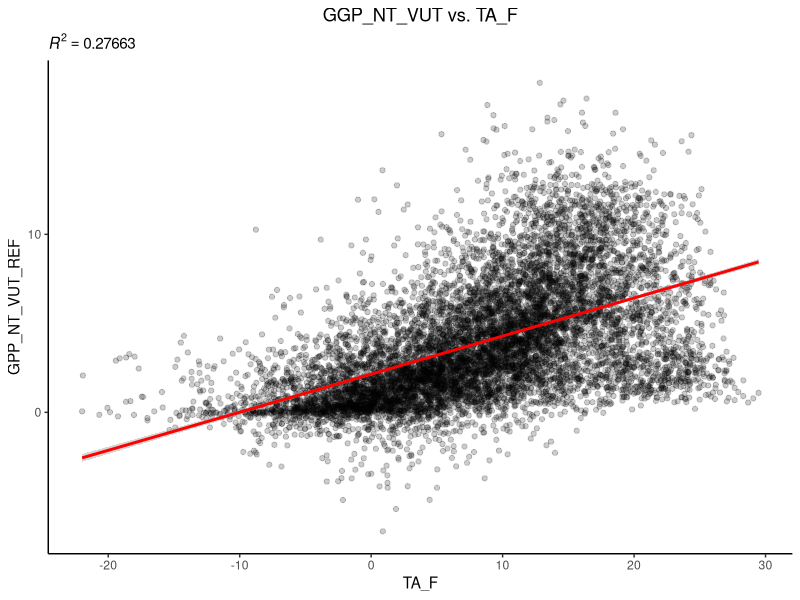
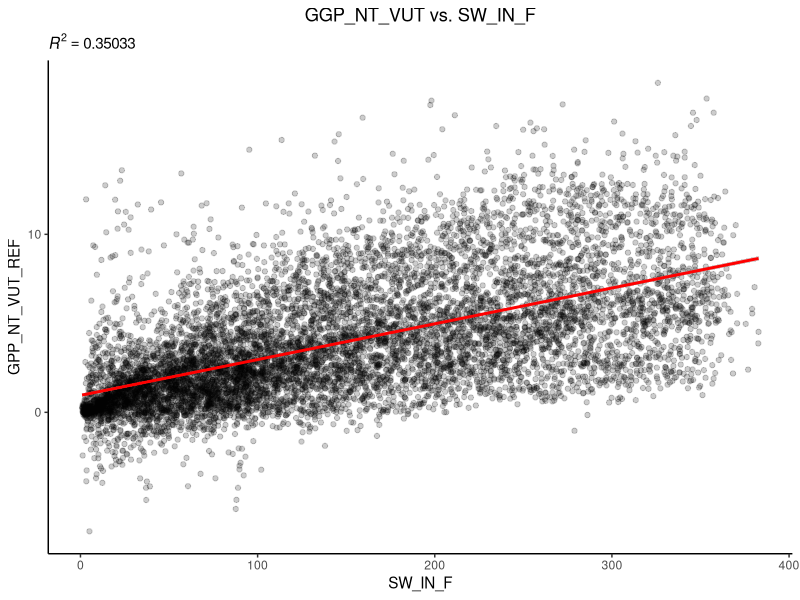
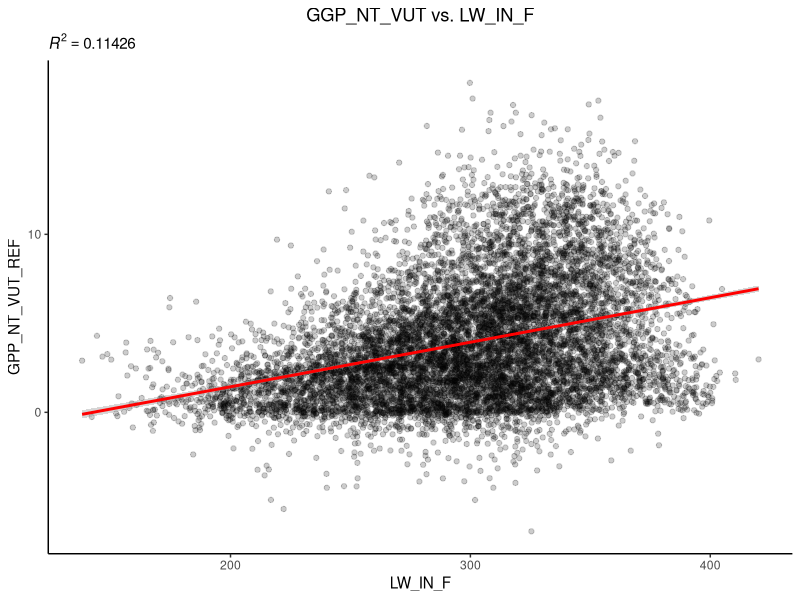
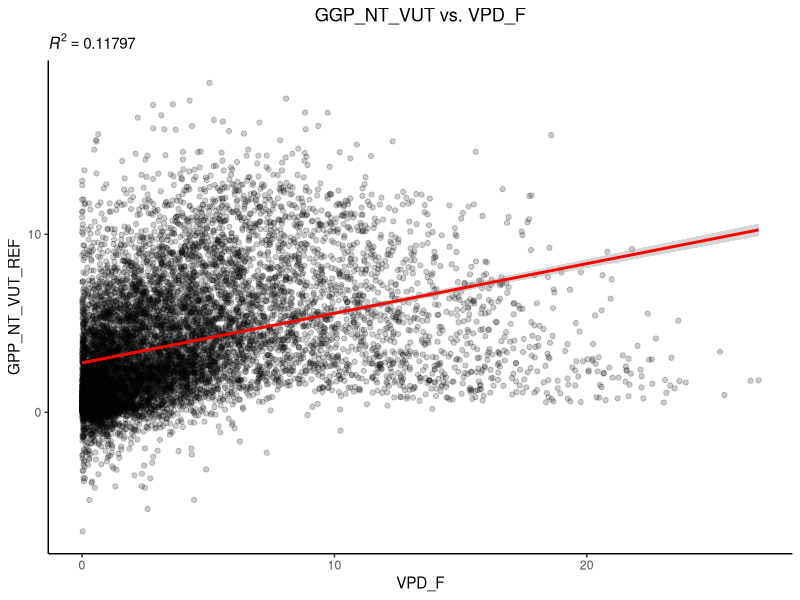
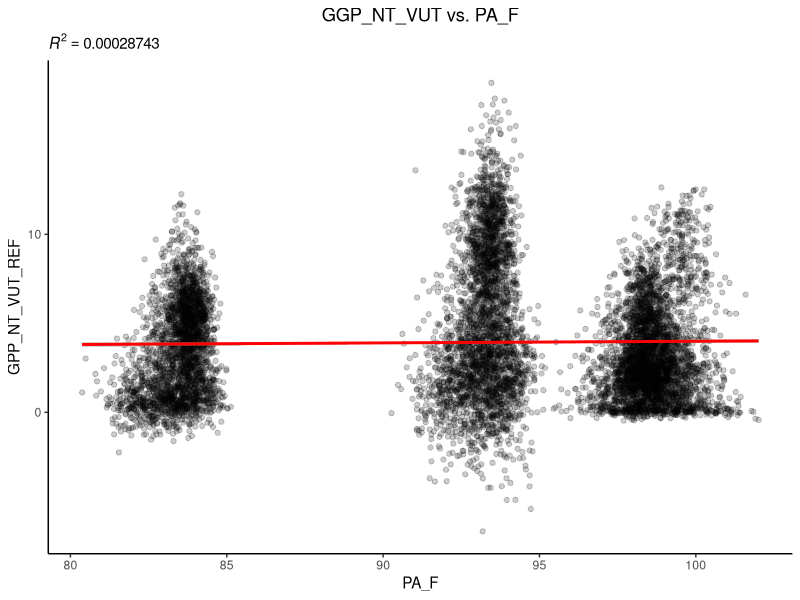
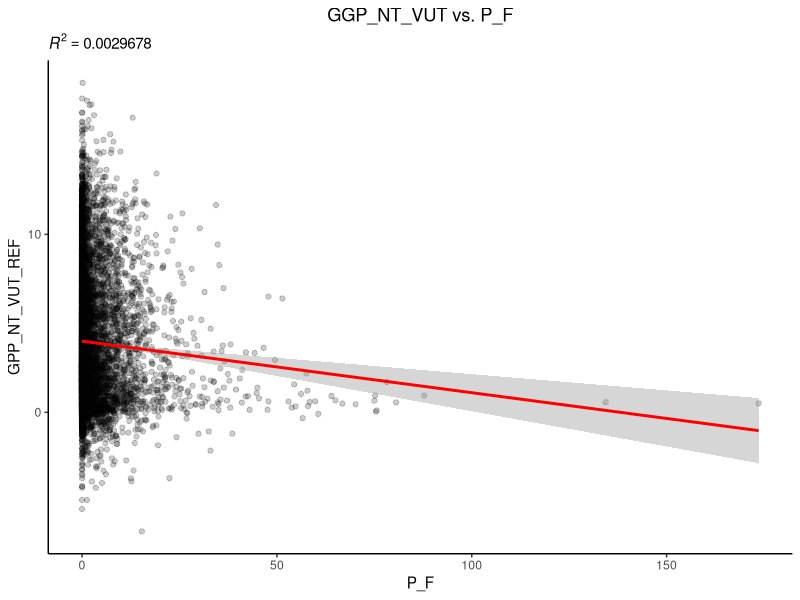
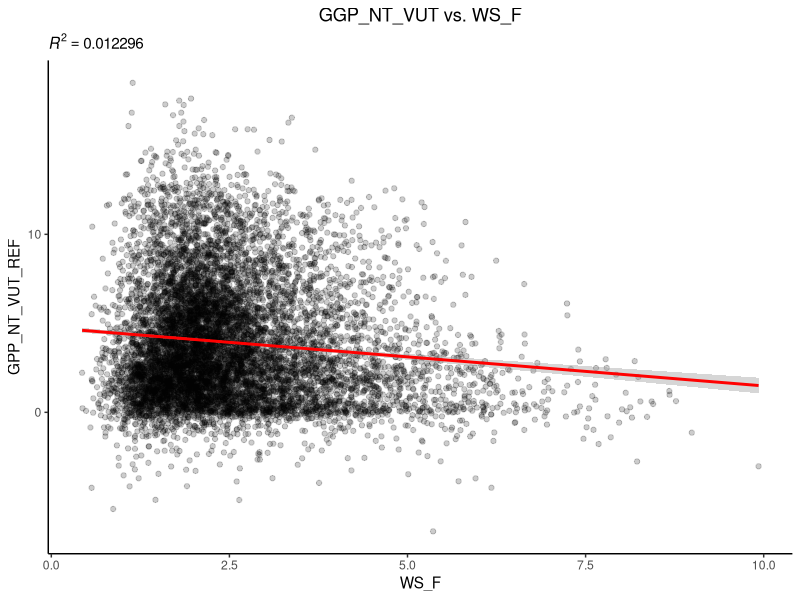
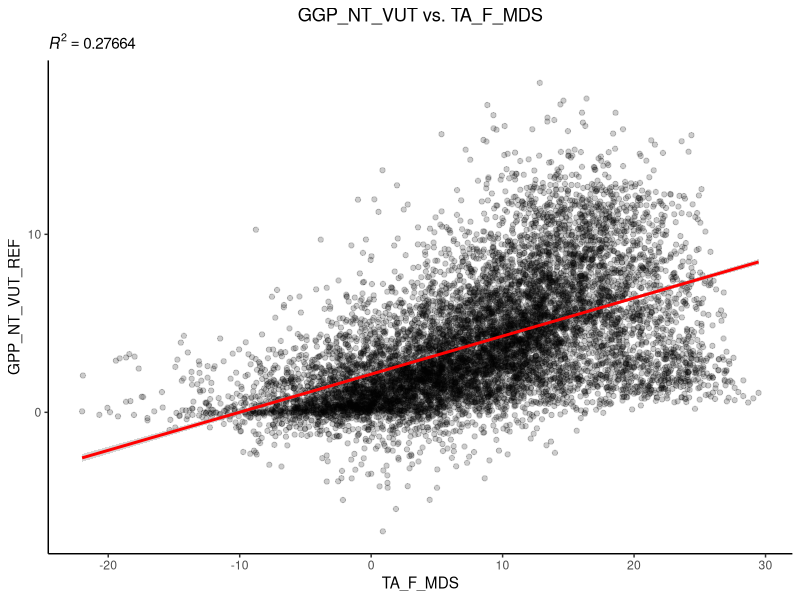

These charts were generated, in order, by the following R code:
## ---- chunk 1
library(dplyr)
library(ggplot2)
## ---- chunk 2
half_hourly_fluxes <- read.table("../data/half_hourly_ecosystem_fluxes.csv", sep = ";", header = T)
## ---- chunk 3
data <- half_hourly_fluxes %>%
  select(-starts_with("TIMESTAMP")) %>% #Delete row with date
  select(-starts_with("siteid")) %>% #Delete row with site information
  tidyr::drop_na() #Drop all values with NA
## ---- chunk 4
#Defining variables
validation <- 0 #Reference value for R^2 value 
col_names <- names(data) #Names of all columns
col <- c() #Creating vector to store column index
i <- 1


#Loop over all columns of the dataset
for(i in 1:length(col_names)){
  if(i != 14){ #Is column = modelling parameter column? If not continue
    
    #Modelling parameter
    pred_col <- paste("GPP_NT_VUT_REF ~ ", paste(col_names[i])) #Select column
    pred_col <- formula(pred_col) #Convert to a lm usable format
    linmod <- lm(pred_col, data = data) #Modelling
    r_2 <- summary(linmod)$r.squared #R^2 value
    
    #Check if R_2 is bigger or not compared to the previous value
    if(r_2 > validation){
      
      #If true, store value of R^2 and column index of variable
      validation <- r_2
      col[1] <- i
    }
    
    
    #Plot
    print(ggplot(data = data, aes(x = data[,i])) + #Points
      geom_point(aes(y = GPP_NT_VUT_REF), alpha = 0.2) + #Characteristics of the points
      geom_smooth(formula = y ~ x, method = "lm", color = "red", fullrange = T,
        aes(x = data[, i], y = GPP_NT_VUT_REF #Regression line + characteristics
      )) +
      labs(x = col_names[i], #x-axis label
           subtitle = bquote(italic(R)^2 == .(format(r_2, digits = 5)))) + #Subtitle with R^2 value 
      ggtitle(paste0("GGP_NT_VUT vs. ",col_names[i])) + #Title
      theme_classic() +
      theme(plot.title = element_text(hjust = 0.5)) #Center title
      )
  }
}

#Calculating AIC of the highest R^2 value
sse <- sum((data[, col] - mean(data[, col]))^2)
n <- length(data[,1])

aic_val <- n * log(sse/n) + 6
## ---- chunk 5

#Defining looping variables
term <- 1 #Terminating variable
col <- c(col) #convert column index variable to vector

#Loop as long as term does not equal 1
while(term == 1){
  val <- 0 #Reference value for R^2 value
  
  #Search for  best fitting modelling variable of remaining dataset
  #Loop over all columns of the dataset
  for(j in 1:length(col_names)){
    #Is column = modelling parameter column? If not continue
    if(j != 14){
      
      #Check if column j already was used for the modelling. If not continue
      if(j %in% col == FALSE){
        
        #Precreate a string containing all model parameters
        pred_var <- paste("GPP_NT_VUT_REF ~ ", paste(col_names[i]), " + ", paste(col_names[col], collapse = " + "))
        pred_var <- formula(pred_var) #convert the string into a lm-readable format
        
        #Modelling
        model <- lm(pred_var, data = data)
        r_square <- summary(model)$r.squared #Extract R^2 value
        
        #Check if R_2 is bigger or not compared to the previous value
        if(r_square > val){
          #If true, store R^2 value and column of this variable inside the vector
          val <- r_square
          predictor <- j #Count makes sure to overwrite the exact element of the vector
        }        
      }
    }
  }
  #Search for  best fitting modelling variable of remaining dataset finished
  
  #AIC calculation
  #Definitions
  pot_col <- c(col, predictor) #Potential columns for GPP prediction
  sse_vec <- c() #vector for sum of squared error
  subset <- data[, pot_col] #subset of all (potential) GPP modelling parameters

  #loop over all columns in subset
  for(k in 1:length(names(subset))){
    #Storing the SSE of each column inside the defined vector (each row = one value)
    sse_vec[k] <- sum((subset[, k] - mean(subset[, k]))^2)
  }
  
  #AIC variables
  sse_2 <- sum(sse_vec) #SSE; Sum all SSE values of each column
  m <- length(data[, 1]) * length(pot_col) #Number of variables (#Variables in one columns * #Columns)
  
  #Calculating AIC
  aic_value <- m * log(sse_2 / m) + 2 * (length(pot_col) + 2) #AIC
  
  #Check if AIC is smaller than previous value. If true continue
  if(aic_val < aic_value){
    term <- 0 #Terminate process
  }
  else{
    col <- c(col, predictor) #If not add best fit predictor to column counting variable
  }
}
## ---- chunk 6
print(col_names[col])
## ---- chunk 7

#Regression model of the relevant variables
r_value <- round(validation, 5) #R^2 value rounded to 5 decimals

ggplot(data = data, aes(x = PPFD_IN, y = GPP_NT_VUT_REF)) + #Points
  geom_point(alpha = 0.2) + #Characteristics of the points
  geom_smooth(formula = y ~ x, method = "lm", color = "red", fullrange = T,
    aes(x = data$PPFD_IN, y = data$GPP_NT_VUT_REF #Regression line + characteristics
  )) +
  labs(subtitle = bquote(italic(R)^2 == .(format(validation, digits = 5)))) + #Subtitle with R^2 value
  ggtitle("GGP_NT_VUT vs. PPDF_IN") + #Title & R^2 value
  theme_classic() +
  theme(plot.title = element_text(hjust = 0.5)) #Center Title
## ---- chunk 8

#Principal component analysis (PCA)
fit <- princomp(data, cor = T)
plot(fit, type = "l", main = "Screeplot of PCA") #Screeplot
